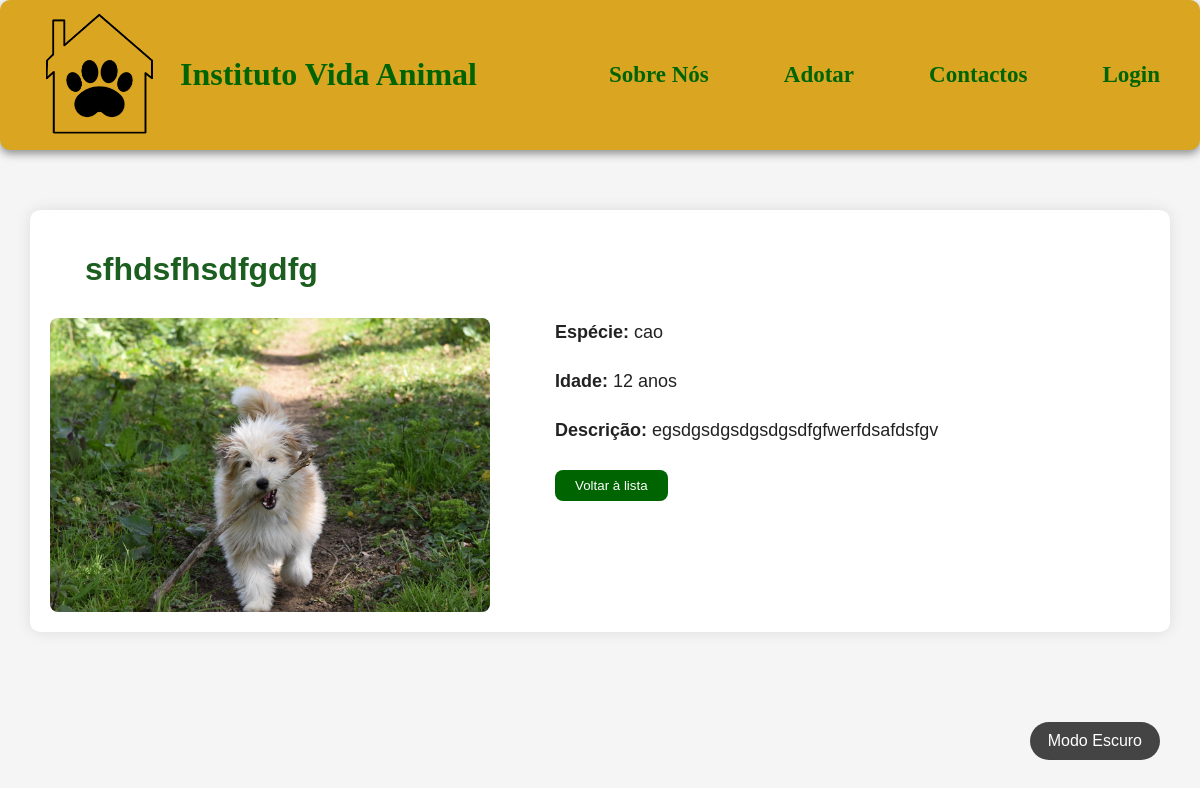
Page /animaisadc/22/ on the earlier database version.
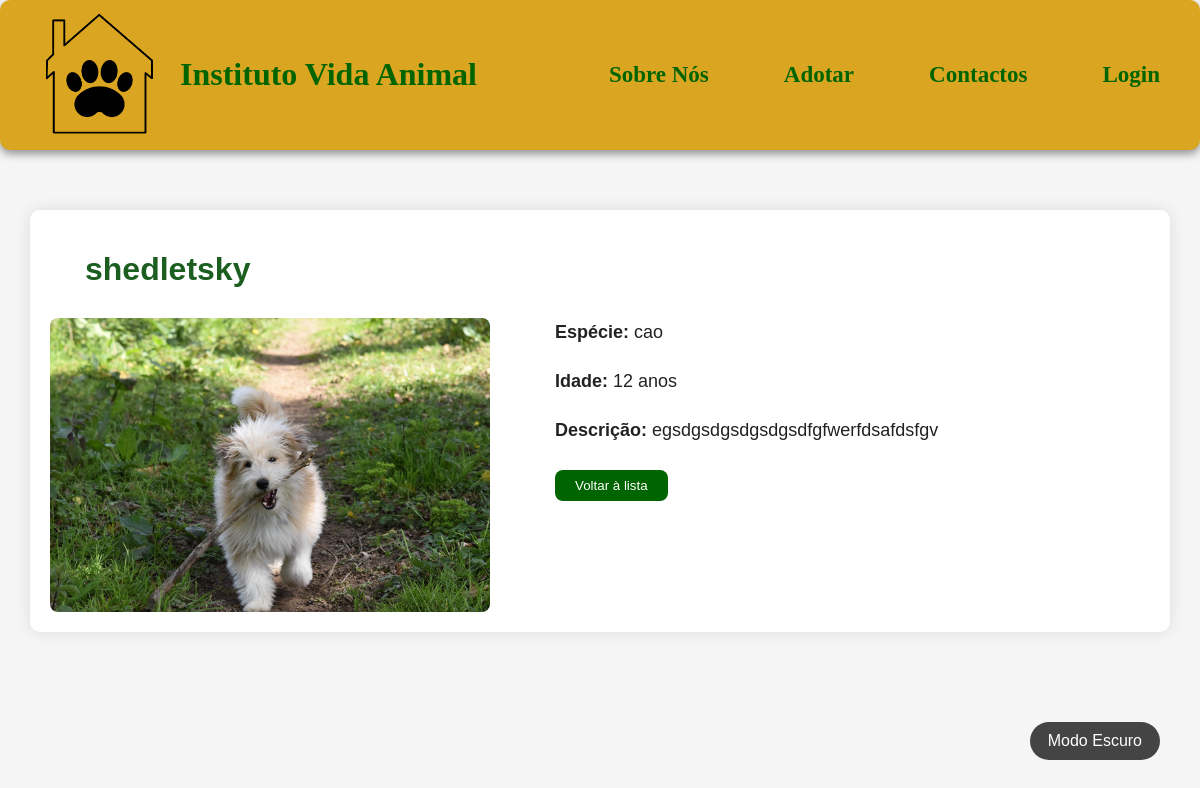
Same page on the later database version.
### app_adocao/models.py (models this page shows, shortened)
class Animal(models.Model):
    ESPECIES = (
        ('gato', 'Gato'),
        ('cao', 'Cão'),
    )
    nome = models.CharField(max_length=15)
    idade = models.IntegerField()
    especie = models.CharField(choices=ESPECIES)
    descricao = models.CharField(max_length=500)
    imagem = models.ImageField(upload_to='imgAnimal/')
    padrinho = models.ForeignKey(
            User,
            on_delete=models.SET_NULL,
            null=True,
            blank=True,
            related_name='animais_apadrinhados'
        )

### app_adocao/views.py (the view)
# urls.py: path('animaisadc/<int:animal_id>/', views.animaisadc, name='animais_detalhe'),
def animaisadc(request, animal_id):
    animal = get_object_or_404(Animal, id=animal_id)
    return render(request, 'animais/animaisadc.html', {'animal': animal})

### app_adocao/templates/animais/animaisadc.html (shortened to what this page needs)
<!DOCTYPE html>
<html lang="pt">
    <head>
        {% load static %}
        <link rel="stylesheet" href="{% static 'css/style.css' %}">
        <link rel="stylesheet" href="{% static 'css/animais.css' %}">
        <link rel="stylesheet" href="{% static 'css/modoEscuro.css' %}">
    </head>
    <body>
        <header class="cabecalho">
            <div style="gap: 20px; display: flex; align-items: center;">
                <img src="{% static 'imagens/logo.png' %}" alt="Logo do Instituto Vida Animal" class="logo">
                <a class="home" style="font-size: 32px; font-family: cursive; font-weight: bolder;" href="/">Instituto Vida Animal</a>
            </div>
            <nav>
                <a style="font-size: 23px;" href="../../sobreNos">Sobre Nós</a>
                <a style="font-size: 23px;" href="../../adotar">Adotar</a>
                <a style="font-size: 23px;" href="../../contactos">Contactos</a>
                {% if user.is_authenticated %}
                    <span style="font-size: 20px; margin-right: 10px;">Olá, {{ user.username }}!</span>
                    <a style="font-size: 23px;" href="{% url 'logout' %}">Logout</a>
                {% else %}
                    <a style="font-size: 23px;" href="{% url 'sign_in' %}">Login</a>
                {% endif %}
            </nav>
        </header>
        <button id="darkModeToggle">Modo Escuro</button>
        <main>
            <h1>{{ animal.nome }}</h1>
            <div class="animal-detalhes">
                <img src="{{ animal.imagem.url }}" alt="Imagem de {{ animal.nome }}">
                <div class="animal-info">
                    <p><strong>Espécie:</strong> {{ animal.especie }}</p>
                    <p><strong>Idade:</strong> {{ animal.idade }} anos</p>
                    <p><strong>Descrição:</strong> {{ animal.descricao }}</p>
                    <div style="margin-top: 25px; margin-left: 35px;">
                        <a href="{% url 'adotar' %}"><button class="btn-voltar">Voltar à lista</button></a>
                    </div>
                </div>
            </div>
        </main>
    </body>
</html>

Differences in the rows shown:
changed Animal "cao": nome "sfhdsfhsdfgdfg" → "shedletsky"
